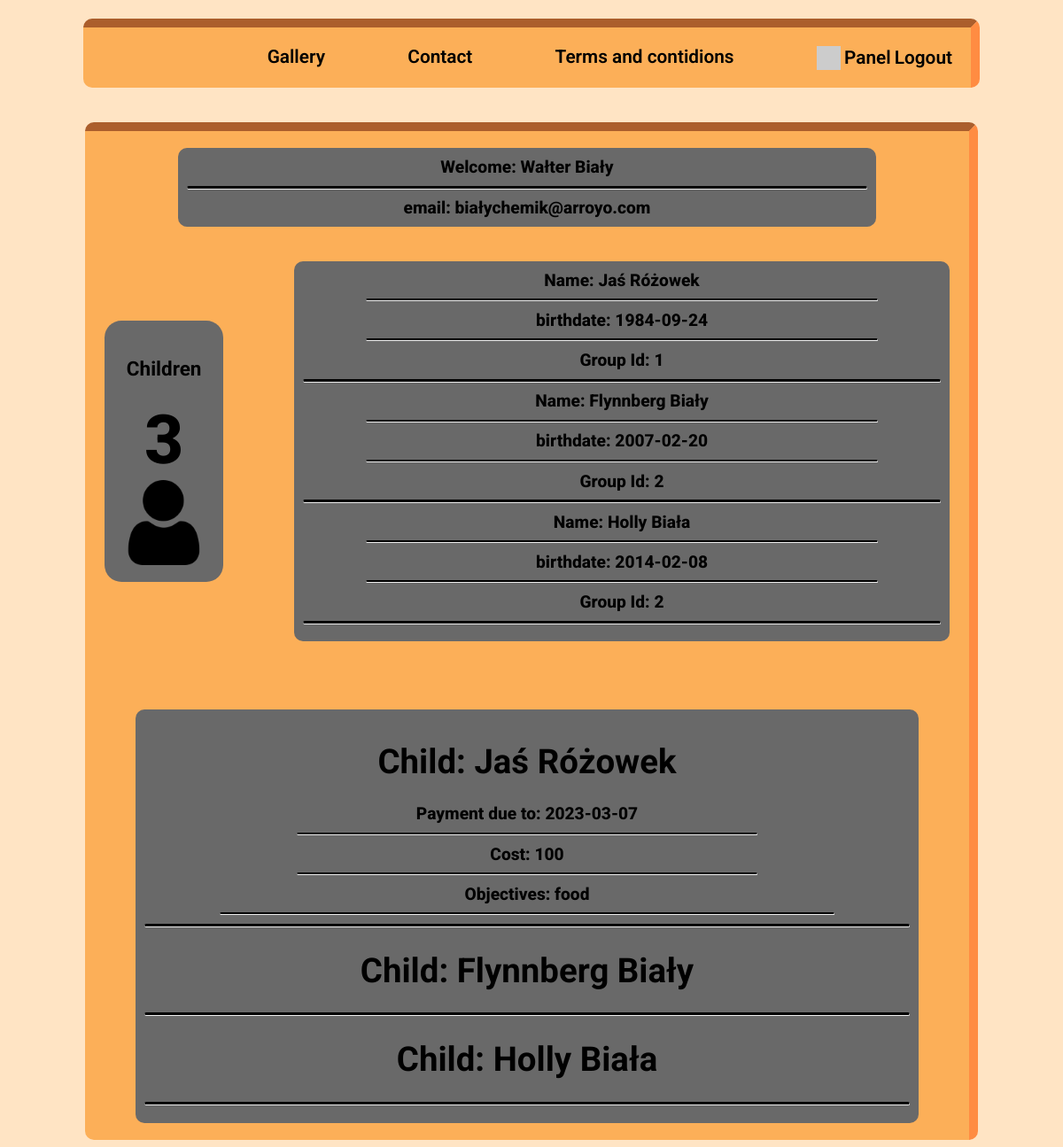
The app's page /panel/parent (signed in) with its own data.
### tables this page shows
CREATE TABLE `accounts` (
  `accountId` int(11) NOT NULL,
  `email` text NOT NULL,
  `name` text NOT NULL,
  `familyName` text NOT NULL,
  `accountType` text NOT NULL,
  `password` text NOT NULL
);

CREATE TABLE `children` (
  `id` int(11) NOT NULL,
  `name` text NOT NULL,
  `familyName` text NOT NULL,
  `birthdate` date NOT NULL,
  `groupId` text NOT NULL
);

CREATE TABLE `paymentnotice` (
  `id` int(11) NOT NULL,
  `childId` int(11) NOT NULL,
  `cost` int(11) NOT NULL,
  `dateDue` date NOT NULL,
  `objectives` text NOT NULL
);

### panel/parent/index.php (the view, shortened to what this page needs)
<?php
    $conn = mysqli_connect("localhost", "root", "", "kindergarten");
?>
<!DOCTYPE html>
<html lang="en">
<head>
    <link rel="stylesheet" href="../../css/style.css">
    <link rel="stylesheet" href="../../css/parent.css">
</head>
<body>
    <div id="container">
        <?php
            include "../../navbar.php";
        ?>
        </div>
        <div id="content">
            <div id="accountInfo">
                <?php
                    $email = $_SESSION['email'];
                    $query = mysqli_query($conn, "SELECT * FROM `accounts` WHERE email like '$email'");
                    $row = mysqli_fetch_array($query);
                    echo "Welcome: ".$row['name']." ".$row['familyName']."<hr> email: ".$row["email"];
                ?>
            </div>
            <div class="flex_row">
                <div class="stat flex_column">
                    <h3>Children</h3>
                    <div class="stat_num">
                    <?php
                    $count = 0;
                    $query = mysqli_query($conn, "SELECT * FROM `accounts` WHERE email like '$email'");
                    $row = mysqli_fetch_array($query);
                    $accId = $row['accountId'];
                    $query = mysqli_query($conn, "SELECT * FROM `children` JOIN relations ON children.id = relations.childId where relations.accountId = '$accId'");
                    while($row=mysqli_fetch_array($query)){
                        $count = $count + 1;
                    }
                    echo $count;
                    ?>
                    </div>
                    <img src="../../img/user.png" alt="">
                </div>
                <div id="childInfo">
                    <?php
                        $query = mysqli_query($conn, "SELECT * FROM `accounts` WHERE email like '$email'");
                        $row = mysqli_fetch_array($query);
                        $accId = $row['accountId'];
                        $query = mysqli_query($conn, "SELECT * FROM `children` JOIN relations ON children.id = relations.childId where relations.accountId = '$accId'");
                        while($row=mysqli_fetch_array($query)){
                            echo "Name: ".$row['name']." ".$row['familyName']."<hr class='child'> birthdate: ".$row["birthdate"]."<hr class='child'> Group Id: ".$row["groupId"]."<hr>";
                        }
                    ?>
                </div>
            </div>
            <div id="payments">
                        <?php
                        $query = mysqli_query($conn, "SELECT * FROM `children` JOIN relations ON children.id = relations.childId where relations.accountId = '$accId'");
                        while($row=mysqli_fetch_array($query)){
                            echo "<h1> Child: ".$row['name']." ".$row['familyName']."</h1>";
                            $id = $row['id'];
                            $query2 = mysqli_query($conn, "SELECT * FROM `paymentnotice` WHERE childId = $id");
                            while($row2=mysqli_fetch_array($query2)){
                                echo "Payment due to: ".$row2['dateDue']."<hr class='child1'> Cost: ".$row2["cost"]."<hr class='child1'> Objectives: ".$row2["objectives"];
                                echo "<hr class='child'>";
                            }
                            echo "<hr>";
                        }
                        ?>
            </div>
        </div>
</body>
</html>

### css/style.css (style rules this page uses)
body { font-family: Roboto, sans-serif; }
#content { width: 80vw; background-color: #FCAF58; margin: 2em auto auto; border: #FF8C42 10px inset; border-radius: 10px; border-bottom: none; border-left: none; padding: 1em; }
.flex_row { display: flex; flex-direction: row; justify-content: space-evenly; margin-bottom: 2em; flex-wrap: wrap; align-items: center; gap: 1em; }
.flex_column { display: flex; flex-direction: column; justify-items: center; }
.stat { text-align: center; padding: 1em; border-radius: 1em; background-color: dimgrey; }
.stat_num { font-size: 4em; font-weight: 800; }
.stat > img { max-width: 200px; }
body { background: bisque; }

### css/parent.css (style rules this page uses)
#accountInfo { background-color: dimgray; width: 80%; color: black; font-size: 1em; font-weight: 800; border-radius: 10px; padding: 10px; margin: auto; }
#childInfo { background-color: dimgray; width: 75%; color: black; font-size: 1em; font-weight: 800; float: left; border-radius: 10px; padding: 10px; margin: auto; }
#content { display: flex; flex-direction: column; gap: 2em; text-align: center; font-size: 120%; }
hr { border-top: 3px solid black; border-radius: 5px; }
.stat { float: left; width: 10%; margin-left: auto; margin-right: 3em; }
hr.child { border-top: 2px solid black; border-radius: 5px; width: 80%; }
#payments { background-color: dimgray; width: 90%; color: black; font-size: 1em; font-weight: 800; border-radius: 10px; padding: 10px; margin: auto; }
hr.child1 { border-top: 2px solid black; border-radius: 5px; width: 60%; }

### records on screen
accounts: name "Wałter", familyName "Biały", email "białychemik@arroyo.com"
children: name "Jaś", familyName "Różowek", birthdate "1984-09-24", groupId "1"
children: name "Flynnberg", familyName "Biały", birthdate "2007-02-20", groupId "2"
children: name "Holly", familyName "Biała", birthdate "2014-02-08", groupId "2"
paymentnotice: dateDue "2023-03-07", cost "100", objectives "food"

### other values on screen
$count "3"
